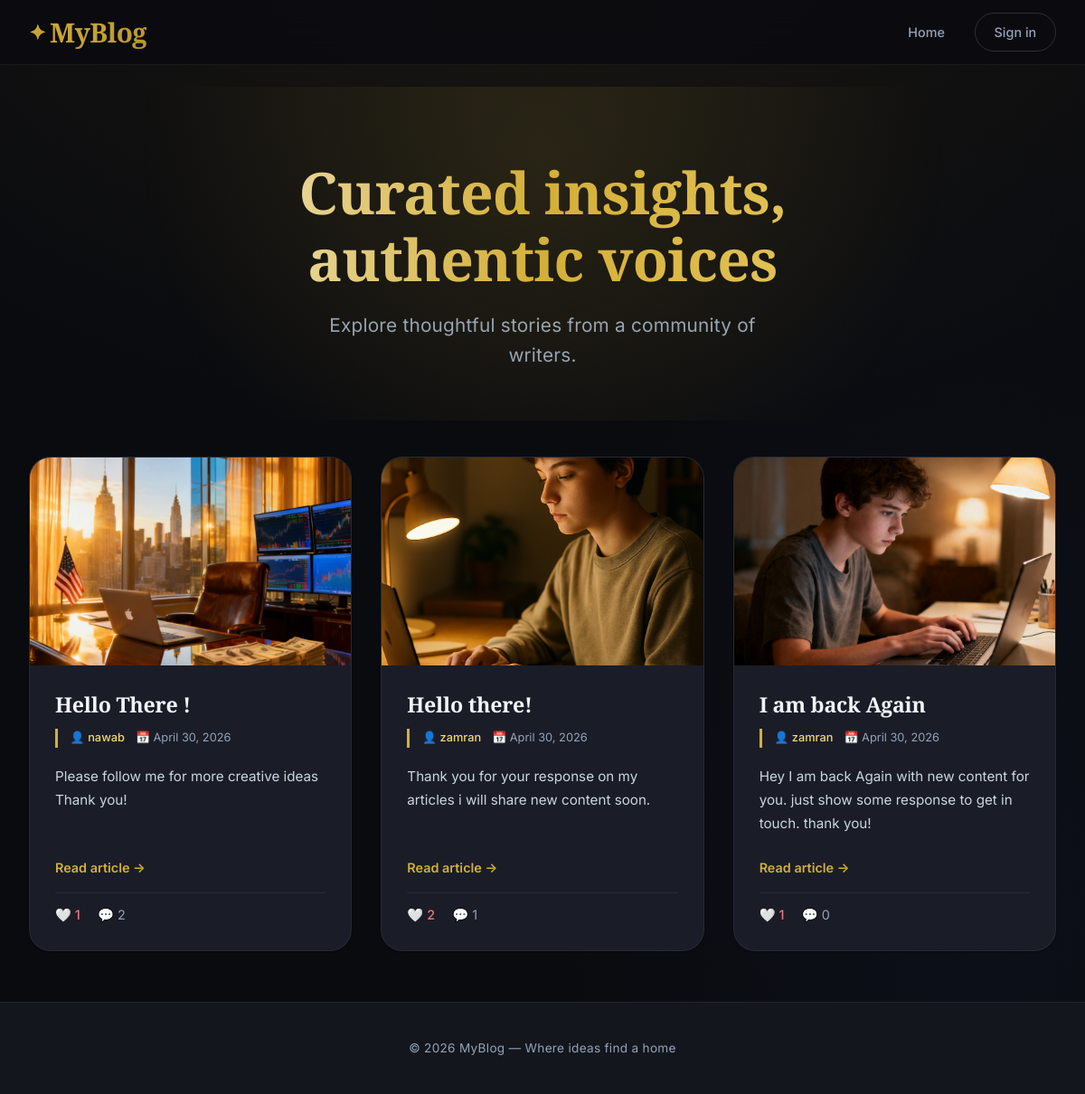
The page / on the database its author committed.
### blog/models.py (models this page shows, shortened)
class Post(models.Model):
    STATUS_CHOICES = (
        ('pending', 'Pending Approval'),
        ('published', 'Published'),
        ('draft', 'Draft'),
    )
    title = models.CharField(max_length=200)
    content = models.TextField()
    date_posted = models.DateTimeField(default=timezone.now)
    author = models.ForeignKey(User, on_delete=models.CASCADE)
    image = models.ImageField(
        upload_to='post_images/',
        blank=True,
        null=True,
        validators=[FileExtensionValidator(
            allowed_extensions=['jpg', 'jpeg', 'png', 'gif', 'bmp', 'tiff', 'webp', 'heic', 'heif']
        )]
    )
    status = models.CharField(max_length=10, choices=STATUS_CHOICES, default='pending')
    def total_likes(self):
        return self.likes.count()

### blog/views.py (the view)
# urls.py: path('', views.PostListView.as_view(), name='blog-home'),
class PostListView(ListView):
    model = Post
    template_name = 'blog/home.html'
    context_object_name = 'posts'
    paginate_by = 5
    def get_queryset(self):
        if self.request.user.is_staff or self.request.user.is_superuser:
            return Post.objects.all().order_by('-date_posted')
        else:
            return Post.objects.filter(status='published').order_by('-date_posted')
    def get_context_data(self, **kwargs):
        context = super().get_context_data(**kwargs)
        if self.request.user.is_authenticated:
            liked_posts = Like.objects.filter(user=self.request.user).values_list('post_id', flat=True)
            context['liked_posts'] = set(liked_posts)
        else:
            context['liked_posts'] = set()
        return context

### blog/templates/blog/home.html (shortened to what this page needs)
<!DOCTYPE html>
<html lang="en">
<head>
</head>
<body>
<nav class="navbar">
    <div class="container nav-inner">
        <div class="logo">
            <a href="{% url 'blog-home' %}">MyBlog</a>
        </div>
        <div class="nav-links">
            <a href="{% url 'blog-home' %}">Home</a>
            {% if user.is_authenticated %}
                <a href="{% url 'profile' user.username %}">Profile</a>
                <a href="{% url 'post-create' %}" class="btn-primary">Write story</a>
                <form action="{% url 'logout' %}" method="post" style="margin:0">
                    {% csrf_token %}
                    <button type="submit" class="btn-outline">Sign out</button>
                </form>
            {% else %}
                <a href="{% url 'login' %}" class="btn-outline">Sign in</a>
            {% endif %}
        </div>
    </div>
</nav>
<main class="container">
    <div class="hero">
        <h1>Curated insights,<br>authentic voices</h1>
        <p>Explore thoughtful stories from a community of writers.</p>
    </div>
    {% if posts %}
        <div class="blog-grid">
            {% for post in posts %}
                <article class="post-card">
                    {% if post.image %}
                        <img src="{{ post.image.url }}" alt="{{ post.title }}" class="post-image">
                    {% endif %}
                    <div class="card-content">
                        <h2 class="post-title">
                            <a href="{% url 'post-detail' post.id %}">{{ post.title }}</a>
                        </h2>
                        <div class="post-meta">
                            <span>👤 <a href="{% url 'profile' post.author.username %}">{{ post.author.get_full_name|default:post.author.username }}</a></span>
                            <span>📅 {{ post.date_posted|date:"F j, Y" }}</span>
                        </div>
                        <div class="post-excerpt">
                            {{ post.content|striptags|truncatewords:30 }}
                        </div>
                        <a href="{% url 'post-detail' post.id %}" class="read-more">Read article →</a>
                        <div class="post-stats">
    <a href="{% url 'like_post' post.id %}" class="like-btn">
        {% if post.id in liked_posts %}
            ❤️ {{ post.total_likes }}
        {% else %}
            🤍 {{ post.total_likes }}
        {% endif %}
    </a>
    <span class="stats-comment">💬 {{ post.comments.count }}</span>
</div>
                    </div>
                </article>
            {% endfor %}
        </div>
    {% endif %}
</main>
<footer class="footer">
    <p>© 2026 MyBlog — Where ideas find a home</p>
</footer>
</body>
</html>

### rows shown on the page
Post: image (picture), title "Hello There !", author.get_full_name "nawab", date_posted "April 30, 2026", content "Please follow me for more creative ideas Thank you!", total_likes "1", comments.count "2"
Post: image (picture), title "Hello there!", author.get_full_name "zamran", date_posted "April 30, 2026", content "Thank you for your response on my articles i will share new content soon.", total_likes "2", comments.count "1"
Post: image (picture), title "I am back Again", author.get_full_name "zamran", date_posted "April 30, 2026", content "Hey I am back Again with new content for you. just show some response to get in touch. thank you!", total_likes "1", comments.count "0"
